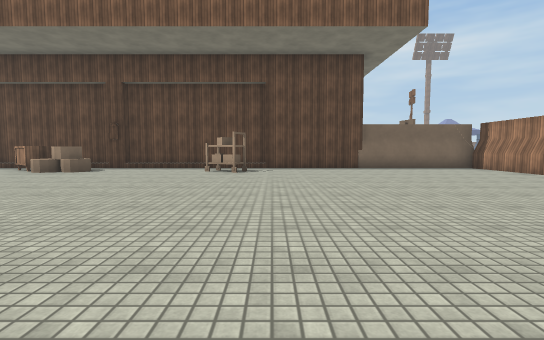
[1] (above)

24 first-person views from a walk through a Unity game level. The camera is 1.2 m above the floor, tilts 4° down and sees 85° across. The floor is counted in squares, 2 m on a side. Each view is taken from the middle of a square. On the plan, view 1 faces up. The plan holds only what a view shows up to about 9 squares ahead; the rest is blank. The place goes on beyond the plan. Some surface patterns are stand-ins.

[2]
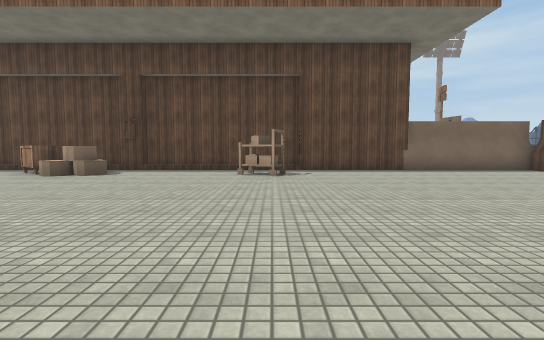

[3]
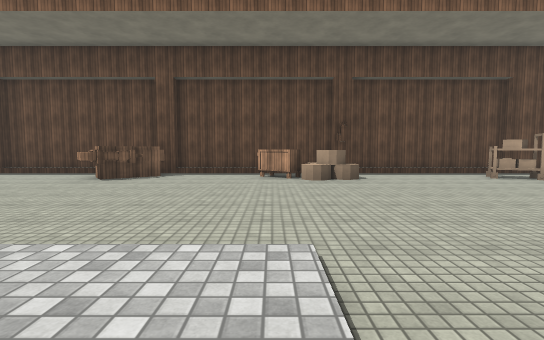

[4]
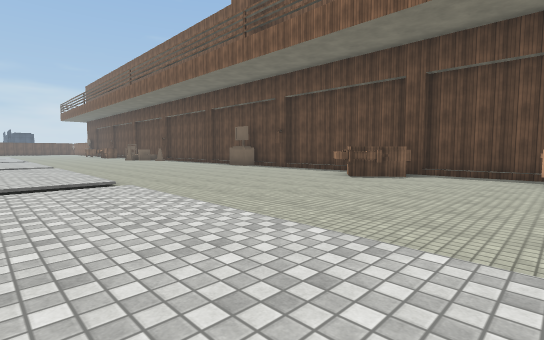

[5]
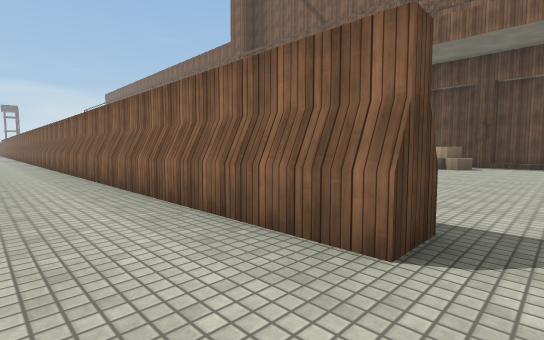

[6]
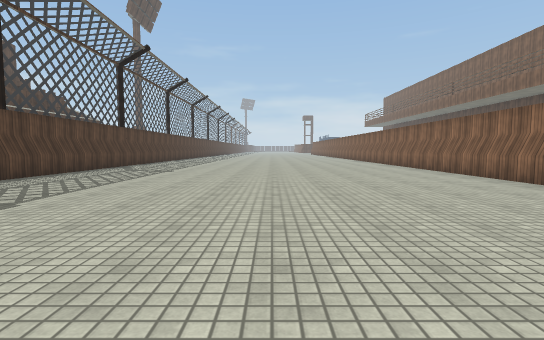

[7]
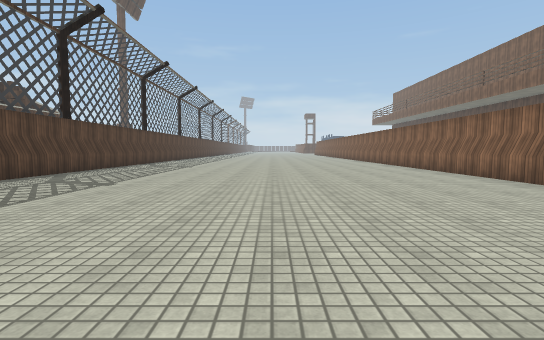

[8]
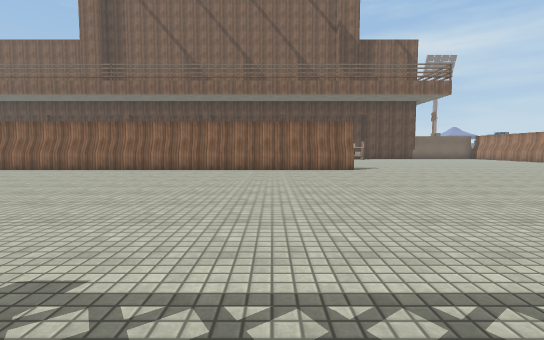

[9]
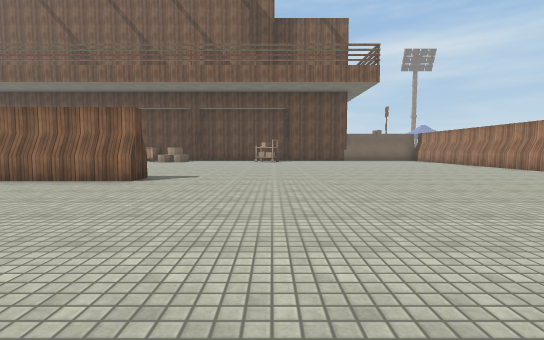

[10]
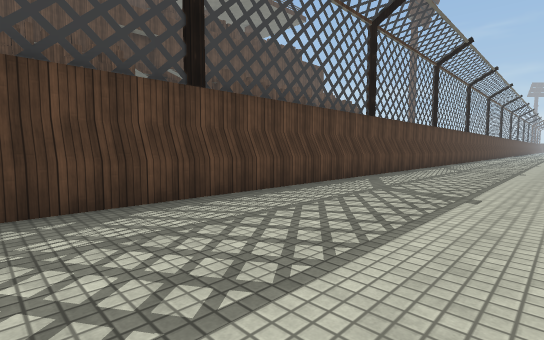

[11]
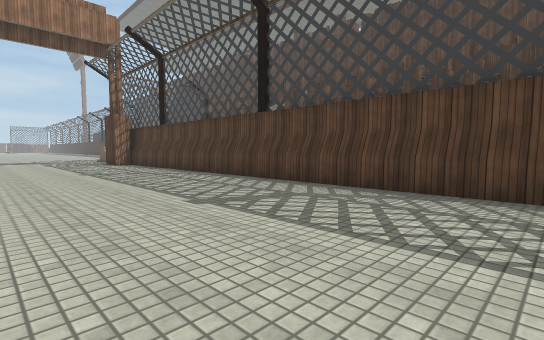

[12]
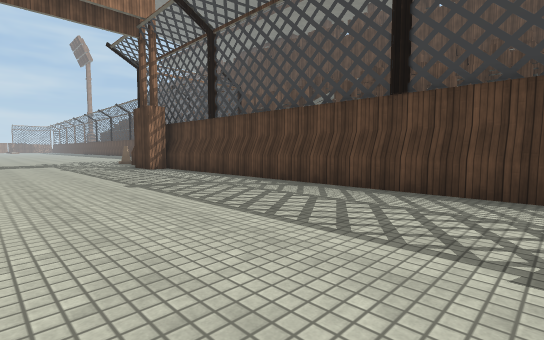

[13]
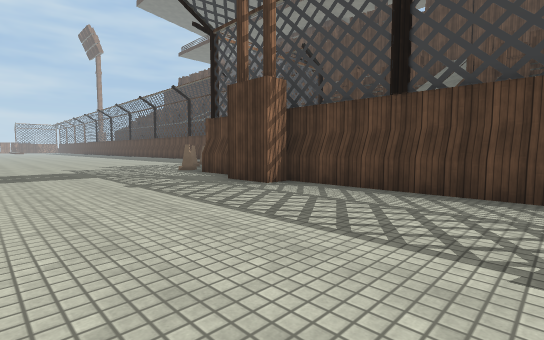

[14]
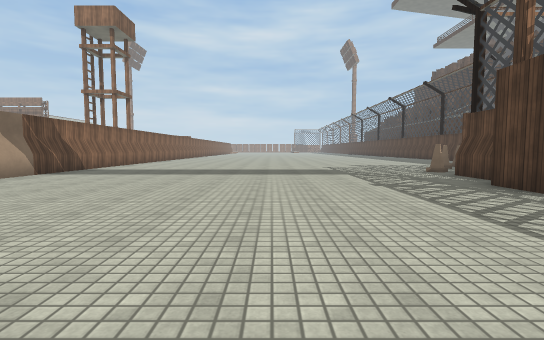

[15]
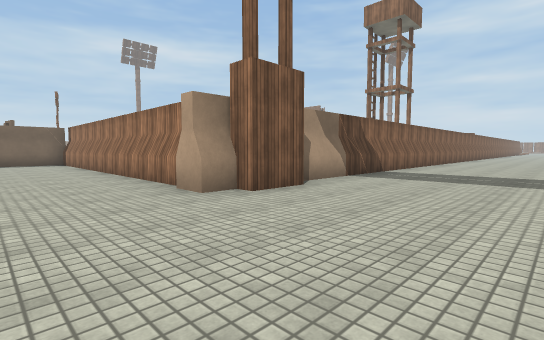

[16]
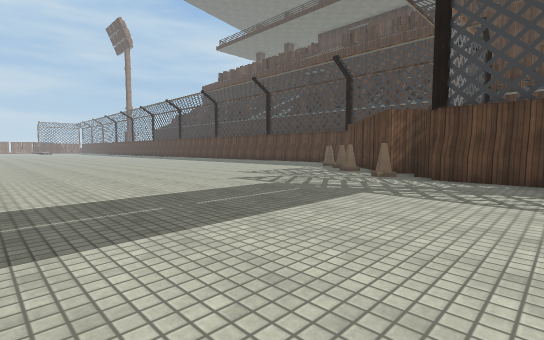

[17]
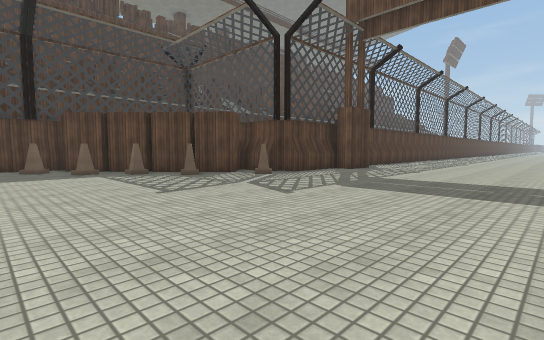

[18]
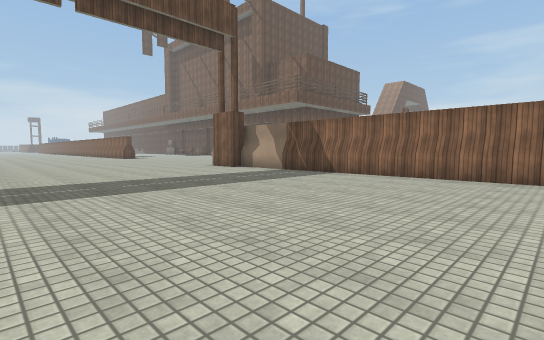

[19]
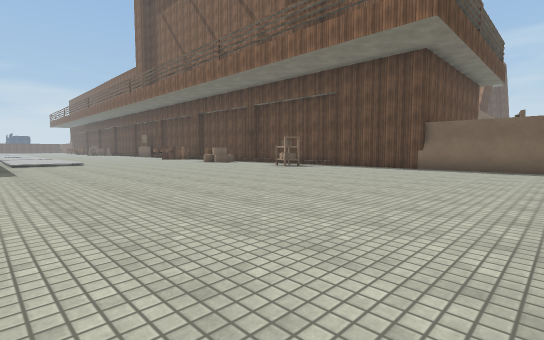

[20]
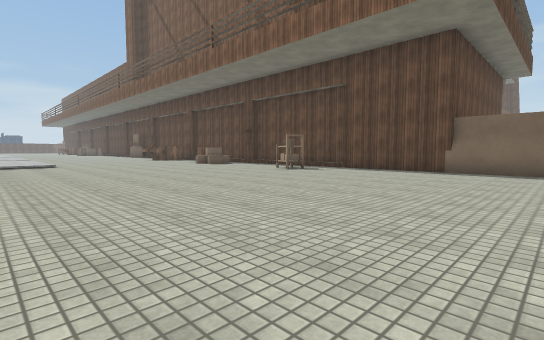

[21]
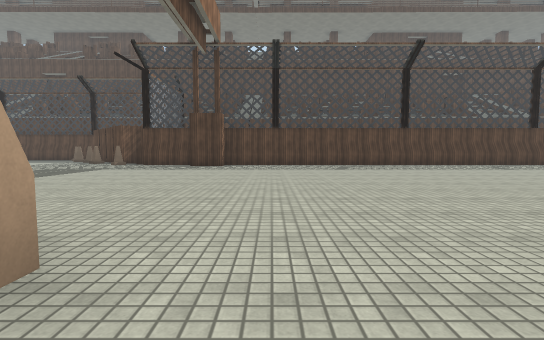

[22]
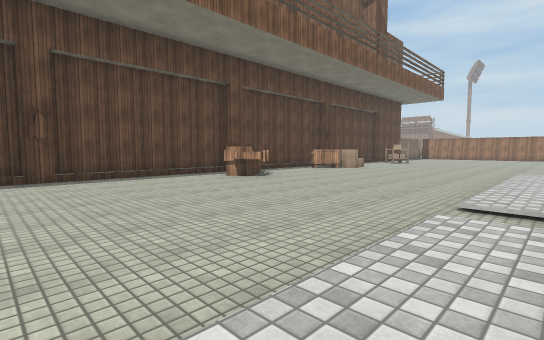

[23]
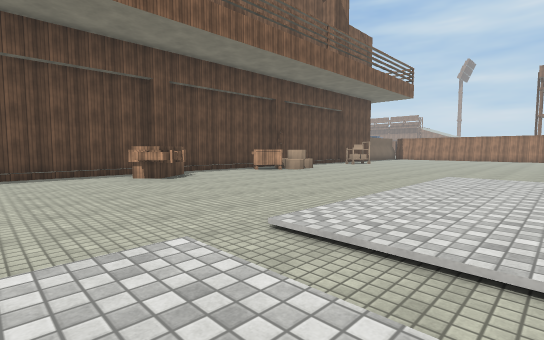

[24]
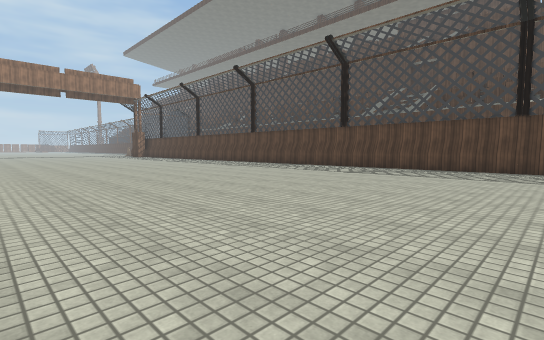

### Floor plan
Key: @ floor where view 1 was taken; # wall or solid block; . main floor; : floor 0.25 m higher than the main floor; / step, stairs or slope; O other object.
Columns run from 16 left of view 1 to 16 right of it. Each row starts with its distance up from view 1.
 11                      O
 10 ####################OOO
  9 ......O..OO...........##
  8 .....OO...OO...O.......#
  7 .......................#
  6 .......................#
  5 .......................#
  4 .......................#
  3 //////////.............#
  2 ::://:::::.............#
  1 //////////.............#
  0 #############...@......OOO#######
 -1 .................................
 -2 .................................
 -3 .................................
 -4 .................................
 -5 .................................
 -6 .................................
 -7 .................................
 -8 .................................
 -9 .................................
-10 .......................##..O.....
-11 ###########################.O....
-12                           ###O...
-13                             ##O..
-14                              ##O.
-15                               #.
-16                               ###

Positions as (right, up) in squares from view 1, and headings:
1: (0, 0), facing up
2: (-1, 1), facing up
3: (-7, 1), facing up
4: (-7, 1), facing up-left
5: (-3, -2), facing up-left
6: (-4, -5), facing left
7: (-7, -5), facing left
8: (-6, -9), facing up
9: (-1, -6), facing up
10: (-3, -7), facing down-left
11: (-5, -6), facing down-right
12: (-2, -6), facing down-right
13: (3, -6), facing down-right
14: (3, -6), facing right
15: (4, -4), facing up-right
16: (8, -4), facing down-right
17: (16, -5), facing down-left
18: (16, -7), facing up-left
19: (6, 0), facing up-left
20: (5, 1), facing up-left
21: (5, 1), facing down
22: (-16, 2), facing up-right
23: (-14, 1), facing up-right
24: (-16, -1), facing down-right
